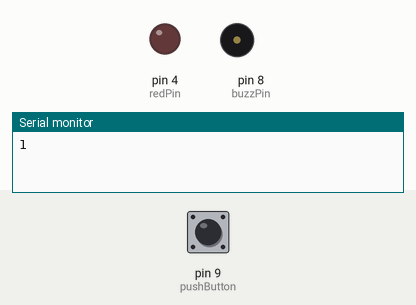
A sketch run on a simulated Arduino Uno, built with avr-gcc and run on an emulated ATmega328P. Parts: output pins drawn as LEDs (lit = HIGH), buzzer (waves = sounding), the last lines printed to the serial monitor. The test bench sets the inputs (shaded band); at power-on: pin 9 (pushButton) HIGH.

Above: at 0.1 s.
At 4.0 s:
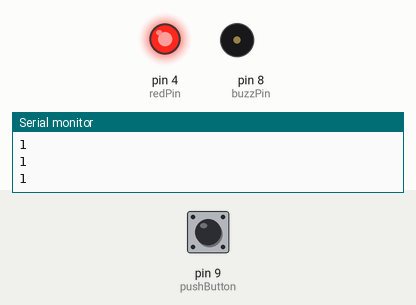
At 32.0 s:
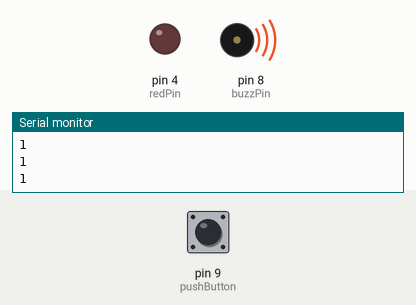
Timing chart, 0 to 33.5 s (numbered marks = the images above):
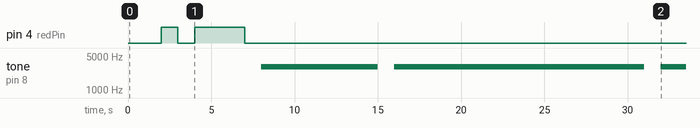

The sketch:

omtimereader.ino
```cpp
// digital pin 2 has a pushbutton attached to it. Give it a name:
int pushButton = 9; // yellow wire
int redPin = 4; // red wire
int buzzPin = 8; // orange wire
int StartTime = 0;
int CurrentTime = 0;
int totalLapse = 0;

//notes: all positive wires are red unlike noted otherwise above
// all negative wires (ground) are black

// the setup routine runs once when you press reset:
void setup() {
  // initialize serial communication at 9600 bits per second:
  Serial.begin(9600);
  // make the pushbutton's pin an input:
  pinMode(pushButton, INPUT);
  pinMode(redPin, OUTPUT);
}

// the loop routine runs over and over again forever:
void loop() {
  int StartTime = 0;
  int CurrentTime = 0;
  int totalLapse = 0;
  // read the input pin:
  int buttonState = digitalRead(pushButton);

  // print out the state of the button: either 0 (pressed switch) or 1 (unpressed switch):
  Serial.println(buttonState);

  // when switch is pressed (= 0), initiate the original/start time and turn red LED light on to indicate that its "recording" the time
  if (buttonState == 0) {
    digitalWrite(redPin, HIGH);
    StartTime = millis();
  }

  // one the switch is unpressed (= 1), mark the current time and calculate the current time minus the start time to create the total lapse time int
  if (buttonState == 1) {
    digitalWrite(redPin, LOW);
    CurrentTime = millis();
    totalLapse = CurrentTime - StartTime;

    // if timelapse is less than 6 seconds (6000 millis), show  red LED light for timeplase amount of milliseconds
    if (totalLapse < 6000) {
      delay(1000);
      digitalWrite(redPin, HIGH);
      delay (totalLapse);

    } else {
      // else, turn buzzer on for the time lapse
      delay(1000);
      digitalWrite(redPin, LOW);
      tone(buzzPin , 3000, totalLapse);
      delay (totalLapse);

    }
  }
}


//    Serial.println (totalLapse);
```

Measured:
- by itself, pin 4 (redPin): LOW → HIGH at 2.0 s, → LOW 1.0 s later, → HIGH 1.0 s later, → LOW 3.0 s later
- by itself, tone on pin 8 (buzzPin): goes 3000 Hz 7.0 s, silent 1.0 s, 3000 Hz 15.0 s, silent 1.0 s, then 3000 Hz
